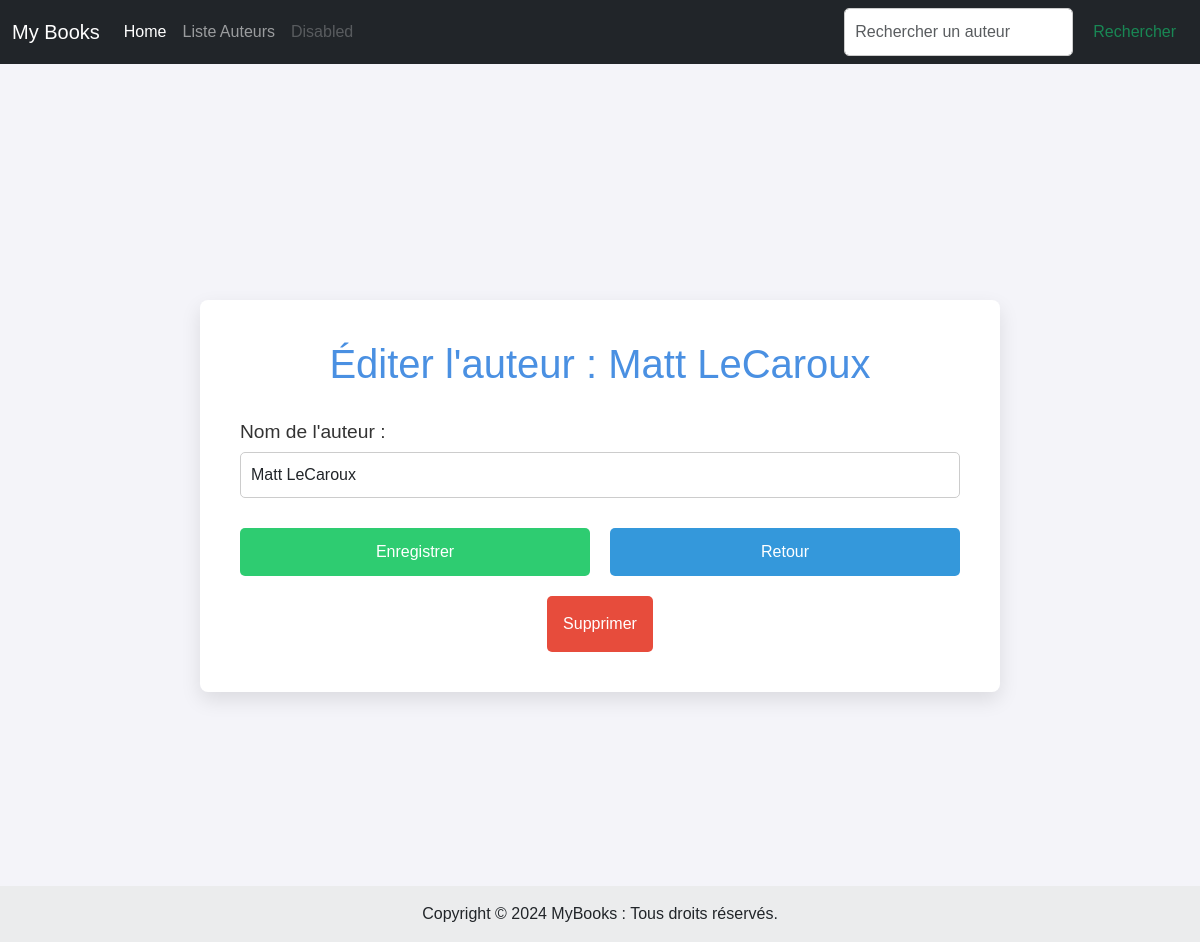
/edit/author/2, run on an earlier commit of the app's database.
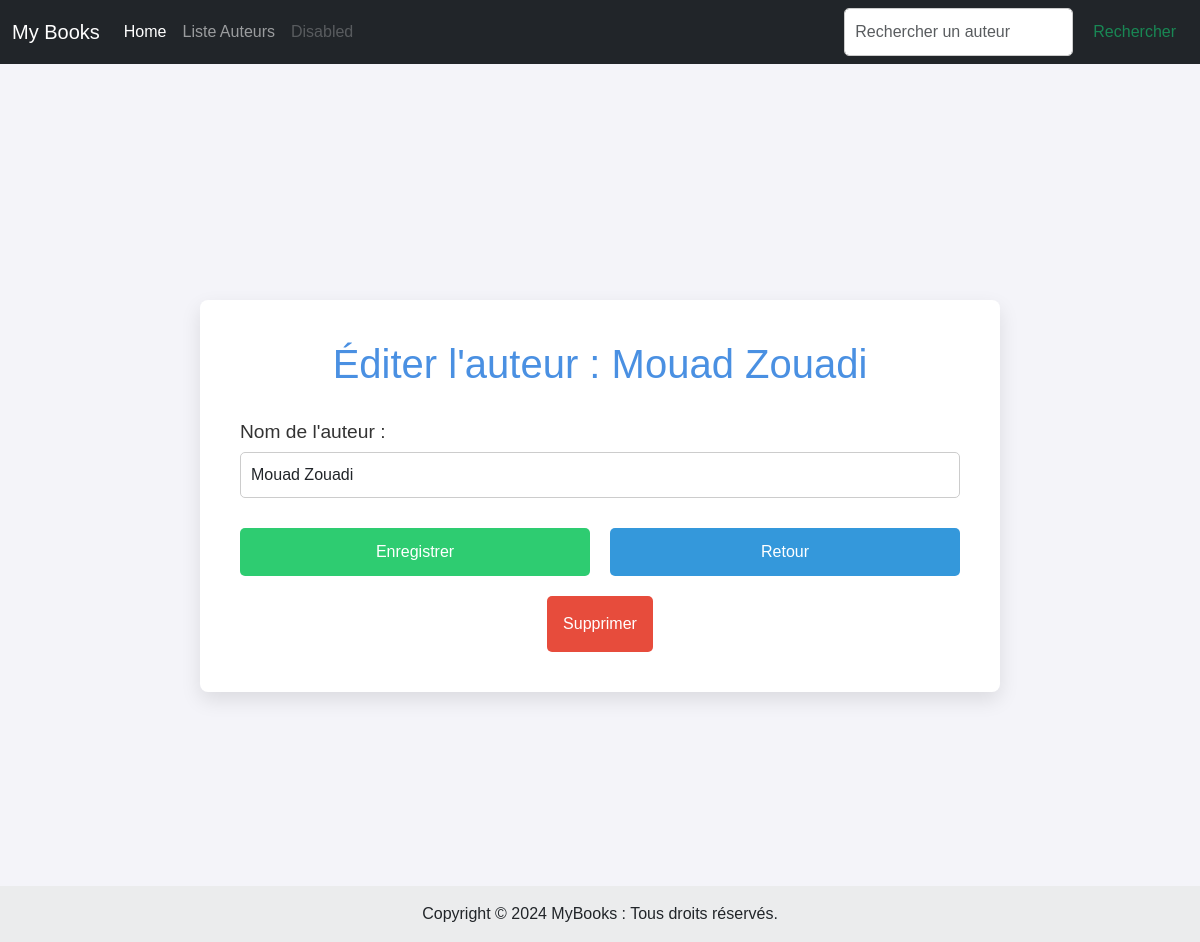
And on a later commit of the database.
### tuto/models.py (models this page shows, shortened)
class Author(db.Model):
    id = db.Column(db.Integer, primary_key=True)
    name = db.Column(db.String(100))

### tuto/views.py (the view)
@app.route("/edit/author/<int:id>")
def edit_author(id):
    a = get_author(id)
    if a is None:
        flash('Auteur non trouvé.', 'danger')
        return redirect(url_for('authors'))
    f = AuthorForm(id=a.id, name=a.name)
    return render_template("edit-author.html", author=a, form=f)

### tuto/models.py
class AuthorForm(FlaskForm):
    id = HiddenField('id')
    name = StringField('Nom', validators=[DataRequired()])

### tuto/models.py (called while the page is built)
def get_author(id):
    return Author.query.get(id)

### tuto/templates/edit-author.html (shortened to what this page needs)
{% extends "base.html" %}
{% block styles %}
    {{ super() }}
    <link rel="stylesheet" href="{{ url_for('static', filename='edit-author.css') }}">
{% endblock %}
{% block content %}
<div class="edit-author-container">
    <h1>Éditer l'auteur : {{ author.name }}</h1>
    <form role="form" method="POST" action="{{ url_for('save_author') }}" class="author-form">
        <div class="{% if form.name.errors %}form-group has-error{% else %}form-group{% endif %}">
            <label for="name">Nom de l'auteur :</label>
            {{ form.name(size=50, class_="form-control") }}
        </div>
        <div class="button-group">
            <input class="btn btn-save" type="submit" value="Enregistrer">
            <a class="btn btn-add" href="{{ url_for('home') }}">Retour</a>
        </div>
    </form>
    <form role="form" method="POST" action="{{ url_for('delete_author') }}" class="delete-form">
        <button type="submit" class="btn btn-delete">Supprimer</button>
    </form>
</div>
{% endblock %}

What changed in the data, as far as the page shows it:
changed Author: name "Matt LeCaroux" → "Mouad Zouadi"
